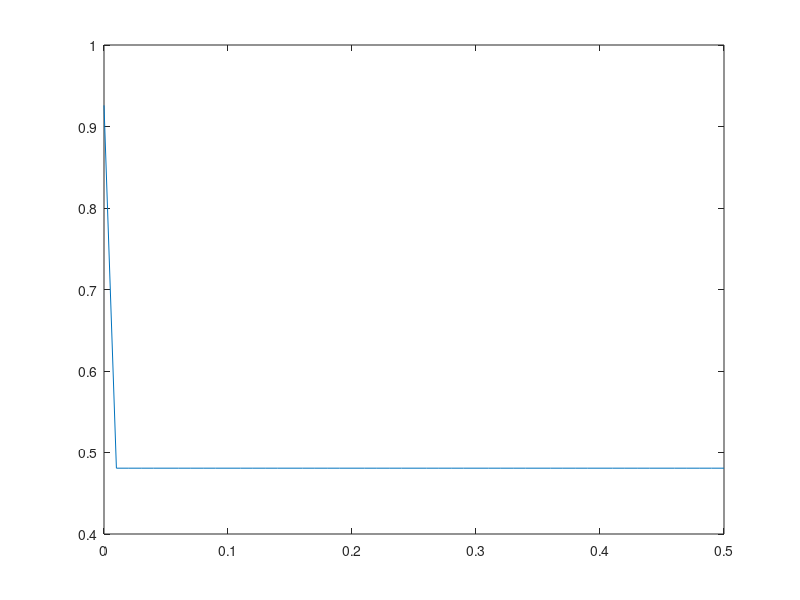

This figure's MATLAB source:
a = 1;
b = 2.636217944E-6;
c = 0.48076923;
d = 2.847115385E-6;
t=0:0.01:0.5;
Y1=(c./a) + (((b*a) - (c*d))./(d*a))*(exp(-(a./d)*t));

plot(t,Y1)